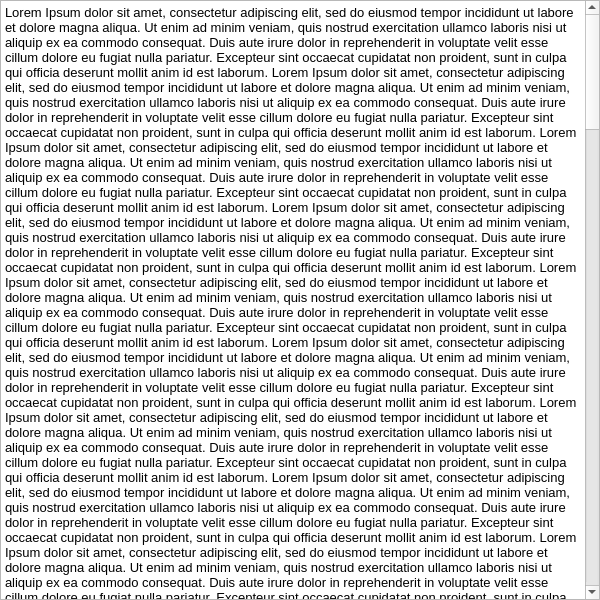
<?xml version="1.0" encoding="UTF-8"?>
<ui version="4.0">
 <class>MainWindow</class>
 <widget class="QMainWindow" name="MainWindow">
  <property name="geometry">
   <rect>
    <x>0</x>
    <y>0</y>
    <width>600</width>
    <height>600</height>
   </rect>
  </property>
  <property name="windowTitle">
   <string>MainWindow</string>
  </property>
  <widget class="QWidget" name="centralwidget">
   <layout class="QGridLayout" name="gridLayout">
    <property name="leftMargin">
     <number>0</number>
    </property>
    <property name="topMargin">
     <number>0</number>
    </property>
    <property name="rightMargin">
     <number>0</number>
    </property>
    <property name="bottomMargin">
     <number>0</number>
    </property>
    <property name="spacing">
     <number>0</number>
    </property>
    <item row="0" column="0">
     <widget class="QTextEdit" name="textEdit">
      <property name="readOnly">
       <bool>false</bool>
      </property>
      <property name="html">
       <string>&lt;!DOCTYPE HTML PUBLIC &quot;-//W3C//DTD HTML 4.0//EN&quot; &quot;http://www.w3.org/TR/REC-html40/strict.dtd&quot;&gt;
&lt;html&gt;&lt;head&gt;&lt;meta name=&quot;qrichtext&quot; content=&quot;1&quot; /&gt;&lt;style type=&quot;text/css&quot;&gt;
p, li { white-space: pre-wrap; }
&lt;/style&gt;&lt;/head&gt;&lt;body style=&quot; font-family:'Noto Sans'; font-size:10pt; font-weight:400; font-style:normal;&quot;&gt;
&lt;p style=&quot; margin-top:0px; margin-bottom:0px; margin-left:0px; margin-right:0px; -qt-block-indent:0; text-indent:0px;&quot;&gt;Lorem Ipsum dolor sit amet, consectetur adipiscing elit, sed do eiusmod tempor incididunt ut labore et dolore magna aliqua. Ut enim ad minim veniam, quis nostrud exercitation ullamco laboris nisi ut aliquip ex ea commodo consequat. Duis aute irure dolor in reprehenderit in voluptate velit esse cillum dolore eu fugiat nulla pariatur. Excepteur sint occaecat cupidatat non proident, sunt in culpa qui officia deserunt mollit anim id est laborum. Lorem Ipsum dolor sit amet, consectetur adipiscing elit, sed do eiusmod tempor incididunt ut labore et dolore magna aliqua. Ut enim ad minim veniam, quis nostrud exercitation ullamco laboris nisi ut aliquip ex ea commodo consequat. Duis aute irure dolor in reprehenderit in voluptate velit esse cillum dolore eu fugiat nulla pariatur. Excepteur sint occaecat cupidatat non proident, sunt in culpa qui officia deserunt mollit anim id est laborum. Lorem Ipsum dolor sit amet, consectetur adipiscing elit, sed do eiusmod tempor incididunt ut labore et dolore magna aliqua. Ut enim ad minim veniam, quis nostrud exercitation ullamco laboris nisi ut aliquip ex ea commodo consequat. Duis aute irure dolor in reprehenderit in voluptate velit esse cillum dolore eu fugiat nulla pariatur. Excepteur sint occaecat cupidatat non proident, sunt in culpa qui officia deserunt mollit anim id est laborum. Lorem Ipsum dolor sit amet, consectetur adipiscing elit, sed do eiusmod tempor incididunt ut labore et dolore magna aliqua. Ut enim ad minim veniam, quis nostrud exercitation ullamco laboris nisi ut aliquip ex ea commodo consequat. Duis aute irure dolor in reprehenderit in voluptate velit esse cillum dolore eu fugiat nulla pariatur. Excepteur sint occaecat cupidatat non proident, sunt in culpa qui officia deserunt mollit anim id est laborum. Lorem Ipsum dolor sit amet, consectetur adipiscing elit, sed do eiusmod tempor incididunt ut labore et dolore magna aliqua. Ut enim ad minim veniam, quis nostrud exercitation ullamco laboris nisi ut aliquip ex ea commodo consequat. Duis aute irure dolor in reprehenderit in voluptate velit esse cillum dolore eu fugiat nulla pariatur. Excepteur sint occaecat cupidatat non proident, sunt in culpa qui officia deserunt mollit anim id est laborum. Lorem Ipsum dolor sit amet, consectetur adipiscing elit, sed do eiusmod tempor incididunt ut labore et dolore magna aliqua. Ut enim ad minim veniam, quis nostrud exercitation ullamco laboris nisi ut aliquip ex ea commodo consequat. Duis aute irure dolor in reprehenderit in voluptate velit esse cillum dolore eu fugiat nulla pariatur. Excepteur sint occaecat cupidatat non proident, sunt in culpa qui officia deserunt mollit anim id est laborum. Lorem Ipsum dolor sit amet, consectetur adipiscing elit, sed do eiusmod tempor incididunt ut labore et dolore magna aliqua. Ut enim ad minim veniam, quis nostrud exercitation ullamco laboris nisi ut aliquip ex ea commodo consequat. Duis aute irure dolor in reprehenderit in voluptate velit esse cillum dolore eu fugiat nulla pariatur. Excepteur sint occaecat cupidatat non proident, sunt in culpa qui officia deserunt mollit anim id est laborum. Lorem Ipsum dolor sit amet, consectetur adipiscing elit, sed do eiusmod tempor incididunt ut labore et dolore magna aliqua. Ut enim ad minim veniam, quis nostrud exercitation ullamco laboris nisi ut aliquip ex ea commodo consequat. Duis aute irure dolor in reprehenderit in voluptate velit esse cillum dolore eu fugiat nulla pariatur. Excepteur sint occaecat cupidatat non proident, sunt in culpa qui officia deserunt mollit anim id est laborum. Lorem Ipsum dolor sit amet, consectetur adipiscing elit, sed do eiusmod tempor incididunt ut labore et dolore magna aliqua. Ut enim ad minim veniam, quis nostrud exercitation ullamco laboris nisi ut aliquip ex ea commodo consequat. Duis aute irure dolor in reprehenderit in voluptate velit esse cillum dolore eu fugiat nulla pariatur. Excepteur sint occaecat cupidatat non proident, sunt in culpa qui officia deserunt mollit anim id est laborum. Lorem Ipsum dolor sit amet, consectetur adipiscing elit, sed do eiusmod tempor incididunt ut labore et dolore magna aliqua. Ut enim ad minim veniam, quis nostrud exercitation ullamco laboris nisi ut aliquip ex ea commodo consequat. Duis aute irure dolor in reprehenderit in voluptate velit esse cillum dolore eu fugiat nulla pariatur. Excepteur sint occaecat cupidatat non proident, sunt in culpa qui officia deserunt mollit anim id est laborum. Lorem Ipsum dolor sit amet, consectetur adipiscing elit, sed do eiusmod tempor incididunt ut labore et dolore magna aliqua. Ut enim ad minim veniam, quis nostrud exercitation ullamco laboris nisi ut aliquip ex ea commodo consequat. Duis aute irure dolor in reprehenderit in voluptate velit esse cillum dolore eu fugiat nulla pariatur. Excepteur sint occaecat cupidatat non proident, sunt in culpa qui officia deserunt mollit anim id est laborum. Lorem Ipsum dolor sit amet, consectetur adipiscing elit, sed do eiusmod tempor incididunt ut labore et dolore magna aliqua. Ut enim ad minim veniam, quis nostrud exercitation ullamco laboris nisi ut aliquip ex ea commodo consequat. Duis aute irure dolor in reprehenderit in voluptate velit esse cillum dolore eu fugiat nulla pariatur. Excepteur sint occaecat cupidatat non proident, sunt in culpa qui officia deserunt mollit anim id est laborum. Lorem Ipsum dolor sit amet, consectetur adipiscing elit, sed do eiusmod tempor incididunt ut labore et dolore magna aliqua. Ut enim ad minim veniam, quis nostrud exercitation ullamco laboris nisi ut aliquip ex ea commodo consequat. Duis aute irure dolor in reprehenderit in voluptate velit esse cillum dolore eu fugiat nulla pariatur. Excepteur sint occaecat cupidatat non proident, sunt in culpa qui officia deserunt mollit anim id est laborum. Lorem Ipsum dolor sit amet, consectetur adipiscing elit, sed do eiusmod tempor incididunt ut labore et dolore magna aliqua. Ut enim ad minim veniam, quis nostrud exercitation ullamco laboris nisi ut aliquip ex ea commodo consequat. Duis aute irure dolor in reprehenderit in voluptate velit esse cillum dolore eu fugiat nulla pariatur. Excepteur sint occaecat cupidatat non proident, sunt in culpa qui officia deserunt mollit anim id est laborum. Lorem Ipsum dolor sit amet, consectetur adipiscing elit, sed do eiusmod tempor incididunt ut labore et dolore magna aliqua. Ut enim ad minim veniam, quis nostrud exercitation ullamco laboris nisi ut aliquip ex ea commodo consequat. Duis aute irure dolor in reprehenderit in voluptate velit esse cillum dolore eu fugiat nulla pariatur. Excepteur sint occaecat cupidatat non proident, sunt in culpa qui officia deserunt mollit anim id est laborum. Lorem Ipsum dolor sit amet, consectetur adipiscing elit, sed do eiusmod tempor incididunt ut labore et dolore magna aliqua. Ut enim ad minim veniam, quis nostrud exercitation ullamco laboris nisi ut aliquip ex ea commodo consequat. Duis aute irure dolor in reprehenderit in voluptate velit esse cillum dolore eu fugiat nulla pariatur. Excepteur sint occaecat cupidatat non proident, sunt in culpa qui officia deserunt mollit anim id est laborum. Lorem Ipsum dolor sit amet, consectetur adipiscing elit, sed do eiusmod tempor incididunt ut labore et dolore magna aliqua. Ut enim ad minim veniam, quis nostrud exercitation ullamco laboris nisi ut aliquip ex ea commodo consequat. Duis aute irure dolor in reprehenderit in voluptate velit esse cillum dolore eu fugiat nulla pariatur. Excepteur sint occaecat cupidatat non proident, sunt in culpa qui officia deserunt mollit anim id est laborum. Lorem Ipsum dolor sit amet, consectetur adipiscing elit, sed do eiusmod tempor incididunt ut labore et dolore magna aliqua. Ut enim ad minim veniam, quis nostrud exercitation ullamco laboris nisi ut aliquip ex ea commodo consequat. Duis aute irure dolor in reprehenderit in voluptate velit esse cillum dolore eu fugiat nulla pariatur. Excepteur sint occaecat cupidatat non proident, sunt in culpa qui officia deserunt mollit anim id est laborum. Lorem Ipsum dolor sit amet, consectetur adipiscing elit, sed do eiusmod tempor incididunt ut labore et dolore magna aliqua. Ut enim ad minim veniam, quis nostrud exercitation ullamco laboris nisi ut aliquip ex ea commodo consequat. Duis aute irure dolor in reprehenderit in voluptate velit esse cillum dolore eu fugiat nulla pariatur. Excepteur sint occaecat cupidatat non proident, sunt in culpa qui officia deserunt mollit anim id est laborum. Lorem Ipsum dolor sit amet, consectetur adipiscing elit, sed do eiusmod tempor incididunt ut labore et dolore magna aliqua. Ut enim ad minim veniam, quis nostrud exercitation ullamco laboris nisi ut aliquip ex ea commodo consequat. Duis aute irure dolor in reprehenderit in voluptate velit esse cillum dolore eu fugiat nulla pariatur. Excepteur sint occaecat cupidatat non proident, sunt in culpa qui officia deserunt mollit anim id est laborum.Lorem Ipsum dolor sit amet, consectetur adipiscing elit, sed do eiusmod tempor incididunt ut labore et dolore magna aliqua. Ut enim ad minim veniam, quis nostrud exercitation ullamco laboris nisi ut aliquip ex ea commodo consequat. Duis aute irure dolor in reprehenderit in voluptate velit esse cillum dolore eu fugiat nulla pariatur. Excepteur sint occaecat cupidatat non proident, sunt in culpa qui officia deserunt mollit anim id est laborum. Lorem Ipsum dolor sit amet, consectetur adipiscing elit, sed do eiusmod tempor incididunt ut labore et dolore magna aliqua. Ut enim ad minim veniam, quis nostrud exercitation ullamco laboris nisi ut aliquip ex ea commodo consequat. Duis aute irure dolor in reprehenderit in voluptate velit esse cillum dolore eu fugiat nulla pariatur. Excepteur sint occaecat cupidatat non proident, sunt in culpa qui officia deserunt mollit anim id est laborum.Lorem Ipsum dolor sit amet, consectetur adipiscing elit, sed do eiusmod tempor incididunt ut labore et dolore magna aliqua. Ut enim ad minim veniam, quis nostrud exercitation ullamco laboris nisi ut aliquip ex ea commodo consequat. Duis aute irure dolor in reprehenderit in voluptate velit esse cillum dolore eu fugiat nulla pariatur. Excepteur sint occaecat cupidatat non proident, sunt in culpa qui officia deserunt mollit anim id est laborum.Lorem Ipsum dolor sit amet, consectetur adipiscing elit, sed do eiusmod tempor incididunt ut labore et dolore magna aliqua. Ut enim ad minim veniam, quis nostrud exercitation ullamco laboris nisi ut aliquip ex ea commodo consequat. Duis aute irure dolor in reprehenderit in voluptate velit esse cillum dolore eu fugiat nulla pariatur. Excepteur sint occaecat cupidatat non proident, sunt in culpa qui officia deserunt mollit anim id est laborum. Lorem Ipsum dolor sit amet, consectetur adipiscing elit, sed do eiusmod tempor incididunt ut labore et dolore magna aliqua. Ut enim ad minim veniam, quis nostrud exercitation ullamco laboris nisi ut aliquip ex ea commodo consequat. Duis aute irure dolor in reprehenderit in voluptate velit esse cillum dolore eu fugiat nulla pariatur. Excepteur sint occaecat cupidatat non proident, sunt in culpa qui officia deserunt mollit anim id est laborum. Lorem Ipsum dolor sit amet, consectetur adipiscing elit, sed do eiusmod tempor incididunt ut labore et dolore magna aliqua. Ut enim ad minim veniam, quis nostrud exercitation ullamco laboris nisi ut aliquip ex ea commodo consequat. Duis aute irure dolor in reprehenderit in voluptate velit esse cillum dolore eu fugiat nulla pariatur. Excepteur sint occaecat cupidatat non proident, sunt in culpa qui officia deserunt mollit anim id est laborum. Lorem Ipsum dolor sit amet, consectetur adipiscing elit, sed do eiusmod tempor incididunt ut labore et dolore magna aliqua. Ut enim ad minim veniam, quis nostrud exercitation ullamco laboris nisi ut aliquip ex ea commodo consequat. Duis aute irure dolor in reprehenderit in voluptate velit esse cillum dolore eu fugiat nulla pariatur. Excepteur sint occaecat cupidatat non proident, sunt in culpa qui officia deserunt mollit anim id est laborum. Lorem Ipsum dolor sit amet, consectetur adipiscing elit, sed do eiusmod tempor incididunt ut labore et dolore magna aliqua. Ut enim ad minim veniam, quis nostrud exercitation ullamco laboris nisi ut aliquip ex ea commodo consequat. Duis aute irure dolor in reprehenderit in voluptate velit esse cillum dolore eu fugiat nulla pariatur. Excepteur sint occaecat cupidatat non proident, sunt in culpa qui officia deserunt mollit anim id est laborum. Lorem Ipsum dolor sit amet, consectetur adipiscing elit, sed do eiusmod tempor incididunt ut labore et dolore magna aliqua. Ut enim ad minim veniam, quis nostrud exercitation ullamco laboris nisi ut aliquip ex ea commodo consequat. Duis aute irure dolor in reprehenderit in voluptate velit esse cillum dolore eu fugiat nulla pariatur. Excepteur sint occaecat cupidatat non proident, sunt in culpa qui officia deserunt mollit anim id est laborum. Lorem Ipsum dolor sit amet, consectetur adipiscing elit, sed do eiusmod tempor incididunt ut labore et dolore magna aliqua. Ut enim ad minim veniam, quis nostrud exercitation ullamco laboris nisi ut aliquip ex ea commodo consequat. Duis aute irure dolor in reprehenderit in voluptate velit esse cillum dolore eu fugiat nulla pariatur. Excepteur sint occaecat cupidatat non proident, sunt in culpa qui officia deserunt mollit anim id est laborum. Lorem Ipsum dolor sit amet, consectetur adipiscing elit, sed do eiusmod tempor incididunt ut labore et dolore magna aliqua. Ut enim ad minim veniam, quis nostrud exercitation ullamco laboris nisi ut aliquip ex ea commodo consequat. Duis aute irure dolor in reprehenderit in voluptate velit esse cillum dolore eu fugiat nulla pariatur. Excepteur sint occaecat cupidatat non proident, sunt in culpa qui officia deserunt mollit anim id est laborum. Lorem Ipsum dolor sit amet, consectetur adipiscing elit, sed do eiusmod tempor incididunt ut labore et dolore magna aliqua. Ut enim ad minim veniam, quis nostrud exercitation ullamco laboris nisi ut aliquip ex ea commodo consequat. Duis aute irure dolor in reprehenderit in voluptate velit esse cillum dolore eu fugiat nulla pariatur. Excepteur sint occaecat cupidatat non proident, sunt in culpa qui officia deserunt mollit anim id est laborum. Lorem Ipsum dolor sit amet, consectetur adipiscing elit, sed do eiusmod tempor incididunt ut labore et dolore magna aliqua. Ut enim ad minim veniam, quis nostrud exercitation ullamco laboris nisi ut aliquip ex ea commodo consequat. Duis aute irure dolor in reprehenderit in voluptate velit esse cillum dolore eu fugiat nulla pariatur. Excepteur sint occaecat cupidatat non proident, sunt in culpa qui officia deserunt mollit anim id est laborum. Lorem Ipsum dolor sit amet, consectetur adipiscing elit, sed do eiusmod tempor incididunt ut labore et dolore magna aliqua. Ut enim ad minim veniam, quis nostrud exercitation ullamco laboris nisi ut aliquip ex ea commodo consequat. Duis aute irure dolor in reprehenderit in voluptate velit esse cillum dolore eu fugiat nulla pariatur. Excepteur sint occaecat cupidatat non proident, sunt in culpa qui officia deserunt mollit anim id est laborum. Lorem Ipsum dolor sit amet, consectetur adipiscing elit, sed do eiusmod tempor incididunt ut labore et dolore magna aliqua. Ut enim ad minim veniam, quis nostrud exercitation ullamco laboris nisi ut aliquip ex ea commodo consequat. Duis aute irure dolor in reprehenderit in voluptate velit esse cillum dolore eu fugiat nulla pariatur. Excepteur sint occaecat cupidatat non proident, sunt in culpa qui officia deserunt mollit anim id est laborum. Lorem Ipsum dolor sit amet, consectetur adipiscing elit, sed do eiusmod tempor incididunt ut labore et dolore magna aliqua. Ut enim ad minim veniam, quis nostrud exercitation ullamco laboris nisi ut aliquip ex ea commodo consequat. Duis aute irure dolor in reprehenderit in voluptate velit esse cillum dolore eu fugiat nulla pariatur. Excepteur sint occaecat cupidatat non proident, sunt in culpa qui officia deserunt mollit anim id est laborum. Lorem Ipsum dolor sit amet, consectetur adipiscing elit, sed do eiusmod tempor incididunt ut labore et dolore magna aliqua. Ut enim ad minim veniam, quis nostrud exercitation ullamco laboris nisi ut aliquip ex ea commodo consequat. Duis aute irure dolor in reprehenderit in voluptate velit esse cillum dolore eu fugiat nulla pariatur. Excepteur sint occaecat cupidatat non proident, sunt in culpa qui officia deserunt mollit anim id est laborum. Lorem Ipsum dolor sit amet, consectetur adipiscing elit, sed do eiusmod tempor incididunt ut labore et dolore magna aliqua. Ut enim ad minim veniam, quis nostrud exercitation ullamco laboris nisi ut aliquip ex ea commodo consequat. Duis aute irure dolor in reprehenderit in voluptate velit esse cillum dolore eu fugiat nulla pariatur. Excepteur sint occaecat cupidatat non proident, sunt in culpa qui officia deserunt mollit anim id est laborum. Lorem Ipsum dolor sit amet, consectetur adipiscing elit, sed do eiusmod tempor incididunt ut labore et dolore magna aliqua. Ut enim ad minim veniam, quis nostrud exercitation ullamco laboris nisi ut aliquip ex ea commodo consequat. Duis aute irure dolor in reprehenderit in voluptate velit esse cillum dolore eu fugiat nulla pariatur. Excepteur sint occaecat cupidatat non proident, sunt in culpa qui officia deserunt mollit anim id est laborum. Lorem Ipsum dolor sit amet, consectetur adipiscing elit, sed do eiusmod tempor incididunt ut labore et dolore magna aliqua. Ut enim ad minim veniam, quis nostrud exercitation ullamco laboris nisi ut aliquip ex ea commodo consequat. Duis aute irure dolor in reprehenderit in voluptate velit esse cillum dolore eu fugiat nulla pariatur. Excepteur sint occaecat cupidatat non proident, sunt in culpa qui officia deserunt mollit anim id est laborum. Lorem Ipsum dolor sit amet, consectetur adipiscing elit, sed do eiusmod tempor incididunt ut labore et dolore magna aliqua. Ut enim ad minim veniam, quis nostrud exercitation ullamco laboris nisi ut aliquip ex ea commodo consequat. Duis aute irure dolor in reprehenderit in voluptate velit esse cillum dolore eu fugiat nulla pariatur. Excepteur sint occaecat cupidatat non proident, sunt in culpa qui officia deserunt mollit anim id est laborum. Lorem Ipsum dolor sit amet, consectetur adipiscing elit, sed do eiusmod tempor incididunt ut labore et dolore magna aliqua. Ut enim ad minim veniam, quis nostrud exercitation ullamco laboris nisi ut aliquip ex ea commodo consequat. Duis aute irure dolor in reprehenderit in voluptate velit esse cillum dolore eu fugiat nulla pariatur. Excepteur sint occaecat cupidatat non proident, sunt in culpa qui officia deserunt mollit anim id est laborum. Lorem Ipsum dolor sit amet, consectetur adipiscing elit, sed do eiusmod tempor incididunt ut labore et dolore magna aliqua. Ut enim ad minim veniam, quis nostrud exercitation ullamco laboris nisi ut aliquip ex ea commodo consequat. Duis aute irure dolor in reprehenderit in voluptate velit esse cillum dolore eu fugiat nulla pariatur. Excepteur sint occaecat cupidatat non proident, sunt in culpa qui officia deserunt mollit anim id est laborum. Lorem Ipsum dolor sit amet, consectetur adipiscing elit, sed do eiusmod tempor incididunt ut labore et dolore magna aliqua. Ut enim ad minim veniam, quis nostrud exercitation ullamco laboris nisi ut aliquip ex ea commodo consequat. Duis aute irure dolor in reprehenderit in voluptate velit esse cillum dolore eu fugiat nulla pariatur. Excepteur sint occaecat cupidatat non proident, sunt in culpa qui officia deserunt mollit anim id est laborum. Lorem Ipsum dolor sit amet, consectetur adipiscing elit, sed do eiusmod tempor incididunt ut labore et dolore magna aliqua. Ut enim ad minim veniam, quis nostrud exercitation ullamco laboris nisi ut aliquip ex ea commodo consequat. Duis aute irure dolor in reprehenderit in voluptate velit esse cillum dolore eu fugiat nulla pariatur. Excepteur sint occaecat cupidatat non proident, sunt in culpa qui officia deserunt mollit anim id est laborum. Lorem Ipsum dolor sit amet, consectetur adipiscing elit, sed do eiusmod tempor incididunt ut labore et dolore magna aliqua. Ut enim ad minim veniam, quis nostrud exercitation ullamco laboris nisi ut aliquip ex ea commodo consequat. Duis aute irure dolor in reprehenderit in voluptate velit esse cillum dolore eu fugiat nulla pariatur. Excepteur sint occaecat cupidatat non proident, sunt in culpa qui officia deserunt mollit anim id est laborum. Lorem Ipsum dolor sit amet, consectetur adipiscing elit, sed do eiusmod tempor incididunt ut labore et dolore magna aliqua. Ut enim ad minim veniam, quis nostrud exercitation ullamco laboris nisi ut aliquip ex ea commodo consequat. Duis aute irure dolor in reprehenderit in voluptate velit esse cillum dolore eu fugiat nulla pariatur. Excepteur sint occaecat cupidatat non proident, sunt in culpa qui officia deserunt mollit anim id est laborum. Lorem Ipsum dolor sit amet, consectetur adipiscing elit, sed do eiusmod tempor incididunt ut labore et dolore magna aliqua. Ut enim ad minim veniam, quis nostrud exercitation ullamco laboris nisi ut aliquip ex ea commodo consequat. Duis aute irure dolor in reprehenderit in voluptate velit esse cillum dolore eu fugiat nulla pariatur. Excepteur sint occaecat cupidatat non proident, sunt in culpa qui officia deserunt mollit anim id est laborum. Lorem Ipsum dolor sit amet, consectetur adipiscing elit, sed do eiusmod tempor incididunt ut labore et dolore magna aliqua. Ut enim ad minim veniam, quis nostrud exercitation ullamco laboris nisi ut aliquip ex ea commodo consequat. Duis aute irure dolor in reprehenderit in voluptate velit esse cillum dolore eu fugiat nulla pariatur. Excepteur sint occaecat cupidatat non proident, sunt in culpa qui officia deserunt mollit anim id est laborum. Lorem Ipsum dolor sit amet, consectetur adipiscing elit, sed do eiusmod tempor incididunt ut labore et dolore magna aliqua. Ut enim ad minim veniam, quis nostrud exercitation ullamco laboris nisi ut aliquip ex ea commodo consequat. Duis aute irure dolor in reprehenderit in voluptate velit esse cillum dolore eu fugiat nulla pariatur. Excepteur sint occaecat cupidatat non proident, sunt in culpa qui officia deserunt mollit anim id est laborum. Lorem Ipsum dolor sit amet, consectetur adipiscing elit, sed do eiusmod tempor incididunt ut labore et dolore magna aliqua. Ut enim ad minim veniam, quis nostrud exercitation ullamco laboris nisi ut aliquip ex ea commodo consequat. Duis aute irure dolor in reprehenderit in voluptate velit esse cillum dolore eu fugiat nulla pariatur. Excepteur sint occaecat cupidatat non proident, sunt in culpa qui officia deserunt mollit anim id est laborum. Lorem Ipsum dolor sit amet, consectetur adipiscing elit, sed do eiusmod tempor incididunt ut labore et dolore magna aliqua. Ut enim ad minim veniam, quis nostrud exercitation ullamco laboris nisi ut aliquip ex ea commodo consequat. Duis aute irure dolor in reprehenderit in voluptate velit esse cillum dolore eu fugiat nulla pariatur. Excepteur sint occaecat cupidatat non proident, sunt in culpa qui officia deserunt mollit anim id est laborum. Lorem Ipsum dolor sit amet, consectetur adipiscing elit, sed do eiusmod tempor incididunt ut labore et dolore magna aliqua. Ut enim ad minim veniam, quis nostrud exercitation ullamco laboris nisi ut aliquip ex ea commodo consequat. Duis aute irure dolor in reprehenderit in voluptate velit esse cillum dolore eu fugiat nulla pariatur. Excepteur sint occaecat cupidatat non proident, sunt in culpa qui officia deserunt mollit anim id est laborum. Lorem Ipsum dolor sit amet, consectetur adipiscing elit, sed do eiusmod tempor incididunt ut labore et dolore magna aliqua. Ut enim ad minim veniam, quis nostrud exercitation ullamco laboris nisi ut aliquip ex ea commodo consequat. Duis aute irure dolor in reprehenderit in voluptate velit esse cillum dolore eu fugiat nulla pariatur. Excepteur sint occaecat cupidatat non proident, sunt in culpa qui officia deserunt mollit anim id est laborum. Lorem Ipsum dolor sit amet, consectetur adipiscing elit, sed do eiusmod tempor incididunt ut labore et dolore magna aliqua. Ut enim ad minim veniam, quis nostrud exercitation ullamco laboris nisi ut aliquip ex ea commodo consequat. Duis aute irure dolor in reprehenderit in voluptate velit esse cillum dolore eu fugiat nulla pariatur. Excepteur sint occaecat cupidatat non proident, sunt in culpa qui officia deserunt mollit anim id est laborum. Lorem Ipsum dolor sit amet, consectetur adipiscing elit, sed do eiusmod tempor incididunt ut labore et dolore magna aliqua. Ut enim ad minim veniam, quis nostrud exercitation ullamco laboris nisi ut aliquip ex ea commodo consequat. Duis aute irure dolor in reprehenderit in voluptate velit esse cillum dolore eu fugiat nulla pariatur. Excepteur sint occaecat cupidatat non proident, sunt in culpa qui officia deserunt mollit anim id est laborum. Lorem Ipsum dolor sit amet, consectetur adipiscing elit, sed do eiusmod tempor incididunt ut labore et dolore magna aliqua. Ut enim ad minim veniam, quis nostrud exercitation ullamco laboris nisi ut aliquip ex ea commodo consequat. Duis aute irure dolor in reprehenderit in voluptate velit esse cillum dolore eu fugiat nulla pariatur. Excepteur sint occaecat cupidatat non proident, sunt in culpa qui officia deserunt mollit anim id est laborum. Lorem Ipsum dolor sit amet, consectetur adipiscing elit, sed do eiusmod tempor incididunt ut labore et dolore magna aliqua. Ut enim ad minim veniam, quis nostrud exercitation ullamco laboris nisi ut aliquip ex ea commodo consequat. Duis aute irure dolor in reprehenderit in voluptate velit esse cillum dolore eu fugiat nulla pariatur. Excepteur sint occaecat cupidatat non proident, sunt in culpa qui officia deserunt mollit anim id est laborum. Lorem Ipsum dolor sit amet, consectetur adipiscing elit, sed do eiusmod tempor incididunt ut labore et dolore magna aliqua. Ut enim ad minim veniam, quis nostrud exercitation ullamco laboris nisi ut aliquip ex ea commodo consequat. Duis aute irure dolor in reprehenderit in voluptate velit esse cillum dolore eu fugiat nulla pariatur. Excepteur sint occaecat cupidatat non proident, sunt in culpa qui officia deserunt mollit anim id est laborum. Lorem Ipsum dolor sit amet, consectetur adipiscing elit, sed do eiusmod tempor incididunt ut labore et dolore magna aliqua. Ut enim ad minim veniam, quis nostrud exercitation ullamco laboris nisi ut aliquip ex ea commodo consequat. Duis aute irure dolor in reprehenderit in voluptate velit esse cillum dolore eu fugiat nulla pariatur. Excepteur sint occaecat cupidatat non proident, sunt in culpa qui officia deserunt mollit anim id est laborum. Lorem Ipsum dolor sit amet, consectetur adipiscing elit, sed do eiusmod tempor incididunt ut labore et dolore magna aliqua. Ut enim ad minim veniam, quis nostrud exercitation ullamco laboris nisi ut aliquip ex ea commodo consequat. Duis aute irure dolor in reprehenderit in voluptate velit esse cillum dolore eu fugiat nulla pariatur. Excepteur sint occaecat cupidatat non proident, sunt in culpa qui officia deserunt mollit anim id est laborum. Lorem Ipsum dolor sit amet, consectetur adipiscing elit, sed do eiusmod tempor incididunt ut labore et dolore magna aliqua. Ut enim ad minim veniam, quis nostrud exercitation ullamco laboris nisi ut aliquip ex ea commodo consequat. Duis aute irure dolor in reprehenderit in voluptate velit esse cillum dolore eu fugiat nulla pariatur. Excepteur sint occaecat cupidatat non proident, sunt in culpa qui officia deserunt mollit anim id est laborum. Lorem Ipsum dolor sit amet, consectetur adipiscing elit, sed do eiusmod tempor incididunt ut labore et dolore magna aliqua. Ut enim ad minim veniam, quis nostrud exercitation ullamco laboris nisi ut aliquip ex ea commodo consequat. Duis aute irure dolor in reprehenderit in voluptate velit esse cillum dolore eu fugiat nulla pariatur. Excepteur sint occaecat cupidatat non proident, sunt in culpa qui officia deserunt mollit anim id est laborum. Lorem Ipsum dolor sit amet, consectetur adipiscing elit, sed do eiusmod tempor incididunt ut labore et dolore magna aliqua. Ut enim ad minim veniam, quis nostrud exercitation ullamco laboris nisi ut aliquip ex ea commodo consequat. Duis aute irure dolor in reprehenderit in voluptate velit esse cillum dolore eu fugiat nulla pariatur. Excepteur sint occaecat cupidatat non proident, sunt in culpa qui officia deserunt mollit anim id est laborum. Lorem Ipsum dolor sit amet, consectetur adipiscing elit, sed do eiusmod tempor incididunt ut labore et dolore magna aliqua. Ut enim ad minim veniam, quis nostrud exercitation ullamco laboris nisi ut aliquip ex ea commodo consequat. Duis aute irure dolor in reprehenderit in voluptate velit esse cillum dolore eu fugiat nulla pariatur. Excepteur sint occaecat cupidatat non proident, sunt in culpa qui officia deserunt mollit anim id est laborum.Lorem Ipsum dolor sit amet, consectetur adipiscing elit, sed do eiusmod tempor incididunt ut labore et dolore magna aliqua. Ut enim ad minim veniam, quis nostrud exercitation ullamco laboris nisi ut aliquip ex ea commodo consequat. Duis aute irure dolor in reprehenderit in voluptate velit esse cillum dolore eu fugiat nulla pariatur. Excepteur sint occaecat cupidatat non proident, sunt in culpa qui officia deserunt mollit anim id est laborum. Lorem Ipsum dolor sit amet, consectetur adipiscing elit, sed do eiusmod tempor incididunt ut labore et dolore magna aliqua. Ut enim ad minim veniam, quis nostrud exercitation ullamco laboris nisi ut aliquip ex ea commodo consequat. Duis aute irure dolor in reprehenderit in voluptate velit esse cillum dolore eu fugiat nulla pariatur. Excepteur sint occaecat cupidatat non proident, sunt in culpa qui officia deserunt mollit anim id est laborum. Lorem Ipsum dolor sit amet, consectetur adipiscing elit, sed do eiusmod tempor incididunt ut labore et dolore magna aliqua. Ut enim ad minim veniam, quis nostrud exercitation ullamco laboris nisi ut aliquip ex ea commodo consequat. Duis aute irure dolor in reprehenderit in voluptate velit esse cillum dolore eu fugiat nulla pariatur. Excepteur sint occaecat cupidatat non proident, sunt in culpa qui officia deserunt mollit anim id est laborum. Lorem Ipsum dolor sit amet, consectetur adipiscing elit, sed do eiusmod tempor incididunt ut labore et dolore magna aliqua. Ut enim ad minim veniam, quis nostrud exercitation ullamco laboris nisi ut aliquip ex ea commodo consequat. Duis aute irure dolor in reprehenderit in voluptate velit esse cillum dolore eu fugiat nulla pariatur. Excepteur sint occaecat cupidatat non proident, sunt in culpa qui officia deserunt mollit anim id est laborum. Lorem Ipsum dolor sit amet, consectetur adipiscing elit, sed do eiusmod tempor incididunt ut labore et dolore magna aliqua. Ut enim ad minim veniam, quis nostrud exercitation ullamco laboris nisi ut aliquip ex ea commodo consequat. Duis aute irure dolor in reprehenderit in voluptate velit esse cillum dolore eu fugiat nulla pariatur. Excepteur sint occaecat cupidatat non proident, sunt in culpa qui officia deserunt mollit anim id est laborum. Lorem Ipsum dolor sit amet, consectetur adipiscing elit, sed do eiusmod tempor incididunt ut labore et dolore magna aliqua. Ut enim ad minim veniam, quis nostrud exercitation ullamco laboris nisi ut aliquip ex ea commodo consequat. Duis aute irure dolor in reprehenderit in voluptate velit esse cillum dolore eu fugiat nulla pariatur. Excepteur sint occaecat cupidatat non proident, sunt in culpa qui officia deserunt mollit anim id est laborum. Lorem Ipsum dolor sit amet, consectetur adipiscing elit, sed do eiusmod tempor incididunt ut labore et dolore magna aliqua. Ut enim ad minim veniam, quis nostrud exercitation ullamco laboris nisi ut aliquip ex ea commodo consequat. Duis aute irure dolor in reprehenderit in voluptate velit esse cillum dolore eu fugiat nulla pariatur. Excepteur sint occaecat cupidatat non proident, sunt in culpa qui officia deserunt mollit anim id est laborum. Lorem Ipsum dolor sit amet, consectetur adipiscing elit, sed do eiusmod tempor incididunt ut labore et dolore magna aliqua. Ut enim ad minim veniam, quis nostrud exercitation ullamco laboris nisi ut aliquip ex ea commodo consequat. Duis aute irure dolor in reprehenderit in voluptate velit esse cillum dolore eu fugiat nulla pariatur. Excepteur sint occaecat cupidatat non proident, sunt in culpa qui officia deserunt mollit anim id est laborum. Lorem Ipsum dolor sit amet, consectetur adipiscing elit, sed do eiusmod tempor incididunt ut labore et dolore magna aliqua. Ut enim ad minim veniam, quis nostrud exercitation ullamco laboris nisi ut aliquip ex ea commodo consequat. Duis aute irure dolor in reprehenderit in voluptate velit esse cillum dolore eu fugiat nulla pariatur. Excepteur sint occaecat cupidatat non proident, sunt in culpa qui officia deserunt mollit anim id est laborum. Lorem Ipsum dolor sit amet, consectetur adipiscing elit, sed do eiusmod tempor incididunt ut labore et dolore magna aliqua. Ut enim ad minim veniam, quis nostrud exercitation ullamco laboris nisi ut aliquip ex ea commodo consequat. Duis aute irure dolor in reprehenderit in voluptate velit esse cillum dolore eu fugiat nulla pariatur. Excepteur sint occaecat cupidatat non proident, sunt in culpa qui officia deserunt mollit anim id est laborum. Lorem Ipsum dolor sit amet, consectetur adipiscing elit, sed do eiusmod tempor incididunt ut labore et dolore magna aliqua. Ut enim ad minim veniam, quis nostrud exercitation ullamco laboris nisi ut aliquip ex ea commodo consequat. Duis aute irure dolor in reprehenderit in voluptate velit esse cillum dolore eu fugiat nulla pariatur. Excepteur sint occaecat cupidatat non proident, sunt in culpa qui officia deserunt mollit anim id est laborum. Lorem Ipsum dolor sit amet, consectetur adipiscing elit, sed do eiusmod tempor incididunt ut labore et dolore magna aliqua. Ut enim ad minim veniam, quis nostrud exercitation ullamco laboris nisi ut aliquip ex ea commodo consequat. Duis aute irure dolor in reprehenderit in voluptate velit esse cillum dolore eu fugiat nulla pariatur. Excepteur sint occaecat cupidatat non proident, sunt in culpa qui officia deserunt mollit anim id est laborum. Lorem Ipsum dolor sit amet, consectetur adipiscing elit, sed do eiusmod tempor incididunt ut labore et dolore magna aliqua. Ut enim ad minim veniam, quis nostrud exercitation ullamco laboris nisi ut aliquip ex ea commodo consequat. Duis aute irure dolor in reprehenderit in voluptate velit esse cillum dolore eu fugiat nulla pariatur. Excepteur sint occaecat cupidatat non proident, sunt in culpa qui officia deserunt mollit anim id est laborum. Lorem Ipsum dolor sit amet, consectetur adipiscing elit, sed do eiusmod tempor incididunt ut labore et dolore magna aliqua. Ut enim ad minim veniam, quis nostrud exercitation ullamco laboris nisi ut aliquip ex ea commodo consequat. Duis aute irure dolor in reprehenderit in voluptate velit esse cillum dolore eu fugiat nulla pariatur. Excepteur sint occaecat cupidatat non proident, sunt in culpa qui officia deserunt mollit anim id est laborum. Lorem Ipsum dolor sit amet, consectetur adipiscing elit, sed do eiusmod tempor incididunt ut labore et dolore magna aliqua. Ut enim ad minim veniam, quis nostrud exercitation ullamco laboris nisi ut aliquip ex ea commodo consequat. Duis aute irure dolor in reprehenderit in voluptate velit esse cillum dolore eu fugiat nulla pariatur. Excepteur sint occaecat cupidatat non proident, sunt in culpa qui officia deserunt mollit anim id est laborum. Lorem Ipsum dolor sit amet, consectetur adipiscing elit, sed do eiusmod tempor incididunt ut labore et dolore magna aliqua. Ut enim ad minim veniam, quis nostrud exercitation ullamco laboris nisi ut aliquip ex ea commodo consequat. Duis aute irure dolor in reprehenderit in voluptate velit esse cillum dolore eu fugiat nulla pariatur. Excepteur sint occaecat cupidatat non proident, sunt in culpa qui officia deserunt mollit anim id est laborum. Lorem Ipsum dolor sit amet, consectetur adipiscing elit, sed do eiusmod tempor incididunt ut labore et dolore magna aliqua. Ut enim ad minim veniam, quis nostrud exercitation ullamco laboris nisi ut aliquip ex ea commodo consequat. Duis aute irure dolor in reprehenderit in voluptate velit esse cillum dolore eu fugiat nulla pariatur. Excepteur sint occaecat cupidatat non proident, sunt in culpa qui officia deserunt mollit anim id est laborum. Lorem Ipsum dolor sit amet, consectetur adipiscing elit, sed do eiusmod tempor incididunt ut labore et dolore magna aliqua. Ut enim ad minim veniam, quis nostrud exercitation ullamco laboris nisi ut aliquip ex ea commodo consequat. Duis aute irure dolor in reprehenderit in voluptate velit esse cillum dolore eu fugiat nulla pariatur. Excepteur sint occaecat cupidatat non proident, sunt in culpa qui officia deserunt mollit anim id est laborum. Lorem Ipsum dolor sit amet, consectetur adipiscing elit, sed do eiusmod tempor incididunt ut labore et dolore magna aliqua. Ut enim ad minim veniam, quis nostrud exercitation ullamco laboris nisi ut aliquip ex ea commodo consequat. Duis aute irure dolor in reprehenderit in voluptate velit esse cillum dolore eu fugiat nulla pariatur. Excepteur sint occaecat cupidatat non proident, sunt in culpa qui officia deserunt mollit anim id est laborum. Lorem Ipsum dolor sit amet, consectetur adipiscing elit, sed do eiusmod tempor incididunt ut labore et dolore magna aliqua. Ut enim ad minim veniam, quis nostrud exercitation ullamco laboris nisi ut aliquip ex ea commodo consequat. Duis aute irure dolor in reprehenderit in voluptate velit esse cillum dolore eu fugiat nulla pariatur. Excepteur sint occaecat cupidatat non proident, sunt in culpa qui officia deserunt mollit anim id est laborum. Lorem Ipsum dolor sit amet, consectetur adipiscing elit, sed do eiusmod tempor incididunt ut labore et dolore magna aliqua. Ut enim ad minim veniam, quis nostrud exercitation ullamco laboris nisi ut aliquip ex ea commodo consequat. Duis aute irure dolor in reprehenderit in voluptate velit esse cillum dolore eu fugiat nulla pariatur. Excepteur sint occaecat cupidatat non proident, sunt in culpa qui officia deserunt mollit anim id est laborum. Lorem Ipsum dolor sit amet, consectetur adipiscing elit, sed do eiusmod tempor incididunt ut labore et dolore magna aliqua. Ut enim ad minim veniam, quis nostrud exercitation ullamco laboris nisi ut aliquip ex ea commodo consequat. Duis aute irure dolor in reprehenderit in voluptate velit esse cillum dolore eu fugiat nulla pariatur. Excepteur sint occaecat cupidatat non proident, sunt in culpa qui officia deserunt mollit anim id est laborum. Lorem Ipsum dolor sit amet, consectetur adipiscing elit, sed do eiusmod tempor incididunt ut labore et dolore magna aliqua. Ut enim ad minim veniam, quis nostrud exercitation ullamco laboris nisi ut aliquip ex ea commodo consequat. Duis aute irure dolor in reprehenderit in voluptate velit esse cillum dolore eu fugiat nulla pariatur. Excepteur sint occaecat cupidatat non proident, sunt in culpa qui officia deserunt mollit anim id est laborum. Lorem Ipsum dolor sit amet, consectetur adipiscing elit, sed do eiusmod tempor incididunt ut labore et dolore magna aliqua. Ut enim ad minim veniam, quis nostrud exercitation ullamco laboris nisi ut aliquip ex ea commodo consequat. Duis aute irure dolor in reprehenderit in voluptate velit esse cillum dolore eu fugiat nulla pariatur. Excepteur sint occaecat cupidatat non proident, sunt in culpa qui officia deserunt mollit anim id est laborum. Lorem Ipsum dolor sit amet, consectetur adipiscing elit, sed do eiusmod tempor incididunt ut labore et dolore magna aliqua. Ut enim ad minim veniam, quis nostrud exercitation ullamco laboris nisi ut aliquip ex ea commodo consequat. Duis aute irure dolor in reprehenderit in voluptate velit esse cillum dolore eu fugiat nulla pariatur. Excepteur sint occaecat cupidatat non proident, sunt in culpa qui officia deserunt mollit anim id est laborum.&lt;/p&gt;&lt;/body&gt;&lt;/html&gt;</string>
      </property>
      <property name="acceptRichText">
       <bool>false</bool>
      </property>
     </widget>
    </item>
   </layout>
  </widget>
 </widget>
 <resources/>
 <connections/>
</ui>
